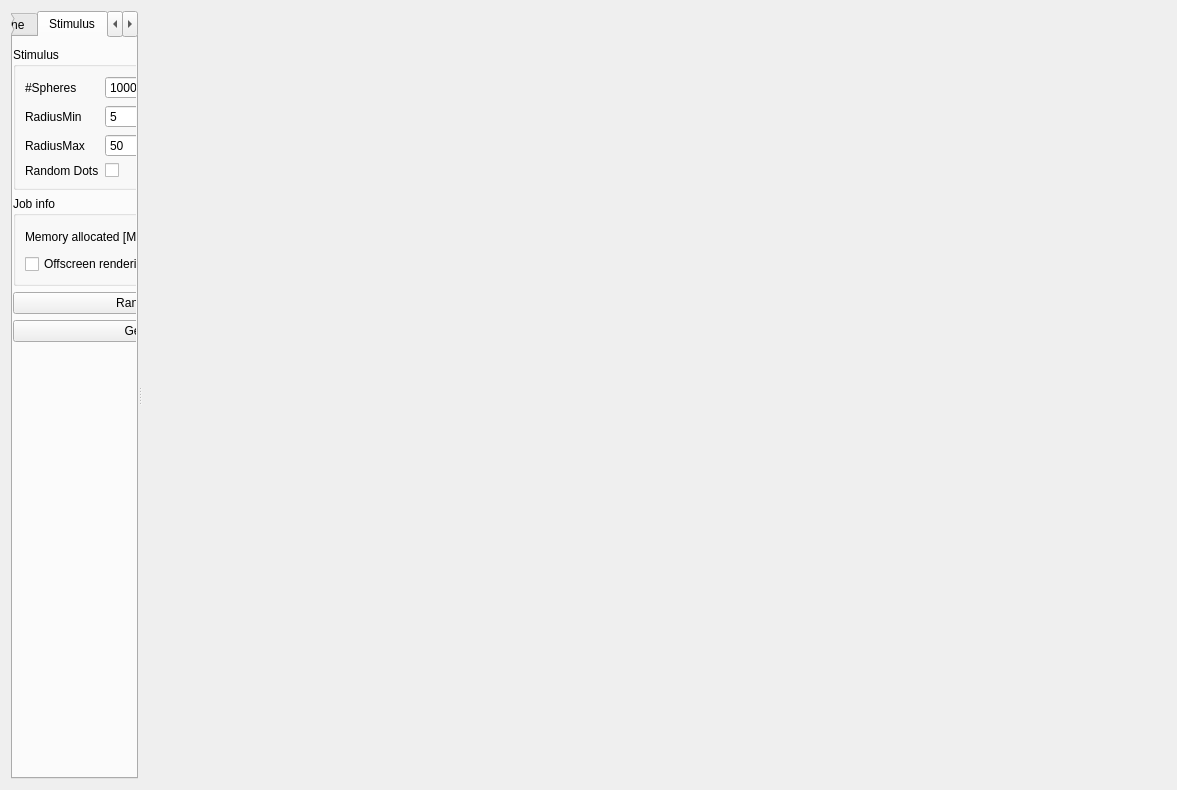
<?xml version="1.0" encoding="UTF-8"?>
<ui version="4.0">
 <class>VolvuxWidgetPage</class>
 <widget class="QWidget" name="VolvuxWidgetPage">
  <property name="geometry">
   <rect>
    <x>0</x>
    <y>0</y>
    <width>868</width>
    <height>596</height>
   </rect>
  </property>
  <property name="minimumSize">
   <size>
    <width>0</width>
    <height>0</height>
   </size>
  </property>
  <property name="maximumSize">
   <size>
    <width>99999</width>
    <height>99999</height>
   </size>
  </property>
  <property name="windowTitle">
   <string>Form</string>
  </property>
  <layout class="QHBoxLayout" name="horizontalLayout">
   <item>
    <widget class="QSplitter" name="splitter">
     <property name="orientation">
      <enum>Qt::Horizontal</enum>
     </property>
     <widget class="QTabWidget" name="tabWidget">
      <property name="sizePolicy">
       <sizepolicy hsizetype="Preferred" vsizetype="Preferred">
        <horstretch>0</horstretch>
        <verstretch>0</verstretch>
       </sizepolicy>
      </property>
      <property name="maximumSize">
       <size>
        <width>99999</width>
        <height>99999</height>
       </size>
      </property>
      <property name="currentIndex">
       <number>1</number>
      </property>
      <widget class="QWidget" name="tabScene">
       <attribute name="title">
        <string>Scene</string>
       </attribute>
       <widget class="QWidget" name="layoutWidget">
        <property name="geometry">
         <rect>
          <x>10</x>
          <y>10</y>
          <width>235</width>
          <height>726</height>
         </rect>
        </property>
        <layout class="QVBoxLayout" name="verticalLayout">
         <property name="spacing">
          <number>154</number>
         </property>
         <item>
          <widget class="QGroupBox" name="groupBox_3">
           <property name="title">
            <string>Texture Object Parameters</string>
           </property>
           <layout class="QVBoxLayout" name="verticalLayout_6">
            <item>
             <layout class="QFormLayout" name="formLayoutHelicoidParameters">
              <property name="fieldGrowthPolicy">
               <enum>QFormLayout::AllNonFixedFieldsGrow</enum>
              </property>
              <item row="0" column="0">
               <widget class="QLabel" name="labelOffsetX">
                <property name="text">
                 <string>OffsetX [mm]</string>
                </property>
               </widget>
              </item>
              <item row="0" column="1">
               <widget class="QDoubleSpinBox" name="doubleSpinBoxOffsetX">
                <property name="mouseTracking">
                 <bool>true</bool>
                </property>
                <property name="wrapping">
                 <bool>true</bool>
                </property>
                <property name="minimum">
                 <double>-500.000000000000000</double>
                </property>
                <property name="maximum">
                 <double>500.000000000000000</double>
                </property>
               </widget>
              </item>
              <item row="1" column="0">
               <widget class="QLabel" name="labelOffsetY">
                <property name="text">
                 <string>OffsetY [mm]</string>
                </property>
               </widget>
              </item>
              <item row="1" column="1">
               <widget class="QDoubleSpinBox" name="doubleSpinBoxOffsetY">
                <property name="mouseTracking">
                 <bool>true</bool>
                </property>
                <property name="wrapping">
                 <bool>true</bool>
                </property>
                <property name="minimum">
                 <double>-500.000000000000000</double>
                </property>
                <property name="maximum">
                 <double>500.000000000000000</double>
                </property>
               </widget>
              </item>
              <item row="2" column="0">
               <widget class="QLabel" name="labelOffsetZ">
                <property name="text">
                 <string>OffsetZ [mm]</string>
                </property>
               </widget>
              </item>
              <item row="2" column="1">
               <widget class="QDoubleSpinBox" name="doubleSpinBoxOffsetZ">
                <property name="mouseTracking">
                 <bool>true</bool>
                </property>
                <property name="wrapping">
                 <bool>true</bool>
                </property>
                <property name="minimum">
                 <double>-500.000000000000000</double>
                </property>
                <property name="maximum">
                 <double>500.000000000000000</double>
                </property>
               </widget>
              </item>
              <item row="3" column="0">
               <widget class="QLabel" name="labelObjectSize">
                <property name="text">
                 <string>ObjectSize [mm]</string>
                </property>
               </widget>
              </item>
              <item row="3" column="1">
               <widget class="QDoubleSpinBox" name="doubleSpinBoxObjectSize">
                <property name="maximum">
                 <double>600.000000000000000</double>
                </property>
                <property name="value">
                 <double>110.000000000000000</double>
                </property>
               </widget>
              </item>
             </layout>
            </item>
           </layout>
          </widget>
         </item>
         <item>
          <widget class="QGroupBox" name="groupBox_9">
           <property name="title">
            <string>Surface filter</string>
           </property>
           <layout class="QVBoxLayout" name="verticalLayout_12">
            <item>
             <layout class="QFormLayout" name="formLayout_4">
              <item row="0" column="0">
               <widget class="QLabel" name="thicknessLabel">
                <property name="text">
                 <string>Thickness</string>
                </property>
               </widget>
              </item>
              <item row="0" column="1">
               <widget class="QDoubleSpinBox" name="doubleSpinBoxSurfaceThickness">
                <property name="maximum">
                 <double>999990000.000000000000000</double>
                </property>
                <property name="value">
                 <double>0.500000000000000</double>
                </property>
               </widget>
              </item>
              <item row="1" column="0">
               <widget class="QLabel" name="secondOrderCoeffLabel">
                <property name="text">
                 <string>2nd order coeff</string>
                </property>
               </widget>
              </item>
              <item row="1" column="1">
               <widget class="QDoubleSpinBox" name="doubleSpinBox2ndOrderCoeff"/>
              </item>
              <item row="2" column="0">
               <widget class="QLabel" name="firstOrderCoeffLabel">
                <property name="text">
                 <string>1st order coeff</string>
                </property>
               </widget>
              </item>
              <item row="2" column="1">
               <widget class="QDoubleSpinBox" name="doubleSpinBox1stOrderCoeff"/>
              </item>
              <item row="3" column="0">
               <widget class="QLabel" name="zerothOrderCoeffLabel">
                <property name="text">
                 <string>0th order coeff</string>
                </property>
               </widget>
              </item>
              <item row="3" column="1">
               <widget class="QDoubleSpinBox" name="doubleSpinBox0thOrderCoeff"/>
              </item>
             </layout>
            </item>
           </layout>
          </widget>
         </item>
         <item>
          <widget class="QGroupBox" name="groupBox_7">
           <property name="title">
            <string>Helicoid Position Parameters</string>
           </property>
           <layout class="QVBoxLayout" name="verticalLayout_10">
            <item>
             <layout class="QFormLayout" name="formLayout_3">
              <item row="0" column="0">
               <widget class="QLabel" name="labelHelicoidCxMm">
                <property name="text">
                 <string>Helicoid Cx [mm]</string>
                </property>
               </widget>
              </item>
              <item row="0" column="1">
               <widget class="QDoubleSpinBox" name="doubleSpinboxHelicoidCxMm">
                <property name="minimum">
                 <double>-1000000.000000000000000</double>
                </property>
                <property name="maximum">
                 <double>1000000.000000000000000</double>
                </property>
               </widget>
              </item>
              <item row="1" column="0">
               <widget class="QLabel" name="labelHelicoidCyMm">
                <property name="text">
                 <string>Helicoid Cy [mm]</string>
                </property>
               </widget>
              </item>
              <item row="1" column="1">
               <widget class="QDoubleSpinBox" name="doubleSpinboxHelicoidCyMm">
                <property name="minimum">
                 <double>-1000000.000000000000000</double>
                </property>
                <property name="maximum">
                 <double>1000000.000000000000000</double>
                </property>
               </widget>
              </item>
              <item row="2" column="0">
               <widget class="QLabel" name="labelHelicoidCzMm">
                <property name="text">
                 <string>Helicoid Cz [mm]</string>
                </property>
               </widget>
              </item>
              <item row="2" column="1">
               <widget class="QDoubleSpinBox" name="doubleSpinboxHelicoidCzMm">
                <property name="minimum">
                 <double>-1000000.000000000000000</double>
                </property>
                <property name="maximum">
                 <double>1000000.000000000000000</double>
                </property>
               </widget>
              </item>
             </layout>
            </item>
           </layout>
          </widget>
         </item>
        </layout>
       </widget>
      </widget>
      <widget class="QWidget" name="tabStimulus">
       <attribute name="title">
        <string>Stimulus</string>
       </attribute>
       <widget class="QWidget" name="layoutWidget">
        <property name="geometry">
         <rect>
          <x>0</x>
          <y>10</y>
          <width>313</width>
          <height>461</height>
         </rect>
        </property>
        <layout class="QVBoxLayout" name="verticalLayout_2">
         <item>
          <widget class="QGroupBox" name="groupBox_2">
           <property name="title">
            <string>Stimulus</string>
           </property>
           <layout class="QVBoxLayout" name="verticalLayout_4">
            <item>
             <layout class="QFormLayout" name="formLayoutStimulusSettings">
              <property name="fieldGrowthPolicy">
               <enum>QFormLayout::AllNonFixedFieldsGrow</enum>
              </property>
              <item row="0" column="0">
               <widget class="QLabel" name="labelStimulusSpheresNumber">
                <property name="text">
                 <string>#Spheres</string>
                </property>
               </widget>
              </item>
              <item row="0" column="1">
               <widget class="QSpinBox" name="spinBoxStimulusNSpheres">
                <property name="maximum">
                 <number>100000</number>
                </property>
                <property name="value">
                 <number>1000</number>
                </property>
               </widget>
              </item>
              <item row="1" column="0">
               <widget class="QLabel" name="labelStimulusRadiusMin">
                <property name="text">
                 <string>RadiusMin</string>
                </property>
               </widget>
              </item>
              <item row="1" column="1">
               <widget class="QSpinBox" name="spinBoxStimulusSpheresRadiusMin">
                <property name="maximum">
                 <number>256</number>
                </property>
                <property name="value">
                 <number>5</number>
                </property>
               </widget>
              </item>
              <item row="2" column="0">
               <widget class="QLabel" name="labelStimulusRadiusMax">
                <property name="text">
                 <string>RadiusMax</string>
                </property>
               </widget>
              </item>
              <item row="2" column="1">
               <widget class="QSpinBox" name="spinBoxStimulusSpheresRadiusMax">
                <property name="minimum">
                 <number>1</number>
                </property>
                <property name="maximum">
                 <number>512</number>
                </property>
                <property name="value">
                 <number>50</number>
                </property>
               </widget>
              </item>
              <item row="3" column="0">
               <widget class="QLabel" name="randomDotsLabel">
                <property name="text">
                 <string>Random Dots</string>
                </property>
               </widget>
              </item>
              <item row="3" column="1">
               <widget class="QCheckBox" name="randomDotsCheckBox"/>
              </item>
             </layout>
            </item>
           </layout>
          </widget>
         </item>
         <item>
          <widget class="QGroupBox" name="groupBox">
           <property name="title">
            <string>Job info</string>
           </property>
           <layout class="QVBoxLayout" name="verticalLayout_3">
            <item>
             <layout class="QFormLayout" name="formLayout">
              <property name="fieldGrowthPolicy">
               <enum>QFormLayout::AllNonFixedFieldsGrow</enum>
              </property>
              <item row="0" column="0">
               <widget class="QLabel" name="labelMemoryAllocatedMB">
                <property name="text">
                 <string>Memory allocated [MB]</string>
                </property>
               </widget>
              </item>
              <item row="0" column="1">
               <widget class="QSpinBox" name="spinBoxMemoryAllocated">
                <property name="enabled">
                 <bool>true</bool>
                </property>
                <property name="statusTip">
                 <string>Size of current frames on client</string>
                </property>
                <property name="readOnly">
                 <bool>true</bool>
                </property>
                <property name="maximum">
                 <number>999999999</number>
                </property>
               </widget>
              </item>
              <item row="1" column="0">
               <widget class="QCheckBox" name="checkBoxUseOffscreenRendering">
                <property name="text">
                 <string>Offscreen rendering</string>
                </property>
               </widget>
              </item>
             </layout>
            </item>
           </layout>
          </widget>
         </item>
         <item>
          <widget class="QPushButton" name="pushButtonStimulusRandomizeSpheres">
           <property name="text">
            <string>Randomize spheres</string>
           </property>
          </widget>
         </item>
         <item>
          <widget class="QPushButton" name="pushButtonGenerateFrames">
           <property name="text">
            <string>Generate frames</string>
           </property>
          </widget>
         </item>
         <item>
          <spacer name="verticalSpacer">
           <property name="orientation">
            <enum>Qt::Vertical</enum>
           </property>
           <property name="sizeHint" stdset="0">
            <size>
             <width>20</width>
             <height>40</height>
            </size>
           </property>
          </spacer>
         </item>
        </layout>
       </widget>
      </widget>
      <widget class="QWidget" name="tabProjector">
       <attribute name="title">
        <string>Projector Sequence</string>
       </attribute>
       <widget class="QWidget" name="layoutWidget">
        <property name="geometry">
         <rect>
          <x>10</x>
          <y>10</y>
          <width>351</width>
          <height>741</height>
         </rect>
        </property>
        <layout class="QVBoxLayout" name="verticalLayout_20">
         <item>
          <widget class="QGroupBox" name="groupBox_6">
           <property name="title">
            <string>Projector current sequences</string>
           </property>
           <layout class="QHBoxLayout" name="horizontalLayout_3">
            <item>
             <widget class="QListWidget" name="listWidgetSequences">
              <property name="sizePolicy">
               <sizepolicy hsizetype="Expanding" vsizetype="Expanding">
                <horstretch>0</horstretch>
                <verstretch>0</verstretch>
               </sizepolicy>
              </property>
              <property name="minimumSize">
               <size>
                <width>0</width>
                <height>0</height>
               </size>
              </property>
             </widget>
            </item>
            <item>
             <layout class="QVBoxLayout" name="verticalLayout_9">
              <item>
               <widget class="QPushButton" name="pushButtonProjectorStartProjection">
                <property name="text">
                 <string>Start projection</string>
                </property>
               </widget>
              </item>
              <item>
               <widget class="QPushButton" name="pushButtonProjectorStopProjection">
                <property name="text">
                 <string>Stop projection</string>
                </property>
               </widget>
              </item>
              <item>
               <widget class="QPushButton" name="pushButtonUploadCurrentSequence">
                <property name="text">
                 <string>Upload Sequence</string>
                </property>
               </widget>
              </item>
              <item>
               <widget class="QPushButton" name="pushButtonProjectorChangeSequence">
                <property name="text">
                 <string>Change to sequence</string>
                </property>
               </widget>
              </item>
              <item>
               <widget class="QPushButton" name="pushButtonRemoveSequence">
                <property name="text">
                 <string>Remove sequence</string>
                </property>
               </widget>
              </item>
              <item>
               <spacer name="verticalSpacer_4">
                <property name="orientation">
                 <enum>Qt::Vertical</enum>
                </property>
                <property name="sizeHint" stdset="0">
                 <size>
                  <width>20</width>
                  <height>40</height>
                 </size>
                </property>
               </spacer>
              </item>
             </layout>
            </item>
           </layout>
          </widget>
         </item>
        </layout>
       </widget>
      </widget>
      <widget class="QWidget" name="tabExperiment">
       <attribute name="title">
        <string>Experiment</string>
       </attribute>
       <widget class="QWidget" name="layoutWidget">
        <property name="geometry">
         <rect>
          <x>50</x>
          <y>10</y>
          <width>258</width>
          <height>635</height>
         </rect>
        </property>
        <layout class="QVBoxLayout" name="verticalLayout_5">
         <item>
          <widget class="QPushButton" name="pushButtonStartExperiment">
           <property name="text">
            <string>Start Experiment</string>
           </property>
          </widget>
         </item>
         <item>
          <widget class="QGroupBox" name="groupBoxDeBrujinRandomization">
           <property name="title">
            <string>DeBrujin Randomization Parameters</string>
           </property>
           <layout class="QVBoxLayout" name="verticalLayout_15">
            <item>
             <layout class="QFormLayout" name="formLayout_7">
              <item row="0" column="0">
               <widget class="QLabel" name="subsequenceLenghtLabel">
                <property name="text">
                 <string>Subsequence lenght</string>
                </property>
               </widget>
              </item>
              <item row="0" column="1">
               <widget class="QSpinBox" name="subsequenceLenghtSpinBox">
                <property name="toolTip">
                 <string>The lenght of a subsequence of trials.</string>
                </property>
                <property name="value">
                 <number>1</number>
                </property>
               </widget>
              </item>
              <item row="1" column="0">
               <widget class="QLabel" name="subsequenceRepetitionsLabel">
                <property name="text">
                 <string>Subsequence repetitions</string>
                </property>
               </widget>
              </item>
              <item row="1" column="1">
               <widget class="QSpinBox" name="subsequenceRepetitionsSpinBox">
                <property name="toolTip">
                 <string>The repetition of a given subsequence.</string>
                </property>
                <property name="value">
                 <number>1</number>
                </property>
               </widget>
              </item>
              <item row="2" column="0">
               <widget class="QLabel" name="preRandomizeLabel">
                <property name="text">
                 <string>Pre Randomize</string>
                </property>
               </widget>
              </item>
              <item row="2" column="1">
               <widget class="QCheckBox" name="preRandomizeCheckBox">
                <property name="toolTip">
                 <string>Prerandomize the subsequence. It allows to have different debrujin sequences for every experiment otherwise the same standard sequence is created.</string>
                </property>
                <property name="checked">
                 <bool>true</bool>
                </property>
               </widget>
              </item>
             </layout>
            </item>
           </layout>
          </widget>
         </item>
         <item>
          <widget class="QGroupBox" name="groupBoxExperimentParameters">
           <property name="title">
            <string>Experiment parameters</string>
           </property>
           <layout class="QVBoxLayout" name="verticalLayout_13">
            <item>
             <layout class="QFormLayout" name="formLayout_5">
              <item row="0" column="0">
               <widget class="QLabel" name="factorCurvatureLabel">
                <property name="text">
                 <string>Factor Curvature</string>
                </property>
               </widget>
              </item>
              <item row="0" column="1">
               <widget class="QLineEdit" name="factorCurvatureLineEdit">
                <property name="toolTip">
                 <string>Insert the curvatures separated by spaces, the factors are then generated.</string>
                </property>
                <property name="text">
                 <string>60 120 240</string>
                </property>
               </widget>
              </item>
              <item row="1" column="0">
               <widget class="QLabel" name="repetitionsLabel">
                <property name="text">
                 <string>Repetitions</string>
                </property>
               </widget>
              </item>
              <item row="1" column="1">
               <widget class="QSpinBox" name="repetitionsSpinBox">
                <property name="minimum">
                 <number>1</number>
                </property>
               </widget>
              </item>
              <item row="2" column="0">
               <widget class="QLabel" name="randomizeLabel">
                <property name="text">
                 <string>Randomize</string>
                </property>
               </widget>
              </item>
              <item row="2" column="1">
               <layout class="QVBoxLayout" name="verticalLayout_17">
                <item>
                 <widget class="QRadioButton" name="radioButtonRandomizeNone">
                  <property name="toolTip">
                   <string>&lt;html&gt;&lt;head/&gt;&lt;body&gt;&lt;p&gt;Present trials in the same order as specified in the factor levels.&lt;/p&gt;&lt;/body&gt;&lt;/html&gt;</string>
                  </property>
                  <property name="text">
                   <string>No randomization</string>
                  </property>
                  <property name="checked">
                   <bool>true</bool>
                  </property>
                 </widget>
                </item>
                <item>
                 <widget class="QRadioButton" name="radioButtonRandomizeExtrablock">
                  <property name="toolTip">
                   <string>&lt;html&gt;&lt;head/&gt;&lt;body&gt;&lt;p&gt;Randomize over the blocks (over the whole experiment). It is possible that two consecutive trials have the same factors.&lt;/p&gt;&lt;/body&gt;&lt;/html&gt;</string>
                  </property>
                  <property name="text">
                   <string>Extra-block</string>
                  </property>
                 </widget>
                </item>
                <item>
                 <widget class="QRadioButton" name="radioButtonRandomizeIntraBlock">
                  <property name="toolTip">
                   <string>&lt;html&gt;&lt;head/&gt;&lt;body&gt;&lt;p&gt;Randomize within the block. Factor levels are shuffled within the repetition block.&lt;/p&gt;&lt;/body&gt;&lt;/html&gt;</string>
                  </property>
                  <property name="text">
                   <string>Intra-block</string>
                  </property>
                 </widget>
                </item>
                <item>
                 <widget class="QRadioButton" name="radioButtonRandomizeNoConsecutiv">
                  <property name="toolTip">
                   <string>&lt;html&gt;&lt;head/&gt;&lt;body&gt;&lt;p align=&quot;justify&quot;&gt;Randomize the trials in such a way that no two consecutive trials have the same factor levels.&lt;/p&gt;&lt;/body&gt;&lt;/html&gt;</string>
                  </property>
                  <property name="text">
                   <string>No consecutive</string>
                  </property>
                 </widget>
                </item>
                <item>
                 <widget class="QRadioButton" name="radioButtonDeBrujin">
                  <property name="toolTip">
                   <string>&lt;html&gt;&lt;head/&gt;&lt;body&gt;&lt;p align=&quot;justify&quot;&gt;The trials are presented in such a order that every possible combination of&lt;br/&gt;&lt;span style=&quot; font-style:italic;&quot;&gt;subsequence length&lt;/span&gt; factors is presented &lt;span style=&quot; font-style:italic;&quot;&gt;subsequence repetitions &lt;/span&gt;times. &lt;/p&gt;&lt;/body&gt;&lt;/html&gt;</string>
                  </property>
                  <property name="text">
                   <string>De Brujin</string>
                  </property>
                 </widget>
                </item>
               </layout>
              </item>
             </layout>
            </item>
           </layout>
          </widget>
         </item>
         <item>
          <widget class="QGroupBox" name="groupBox_10">
           <property name="title">
            <string>External Monitor Settings</string>
           </property>
           <layout class="QVBoxLayout" name="verticalLayout_24">
            <item>
             <layout class="QFormLayout" name="formLayout_8">
              <property name="fieldGrowthPolicy">
               <enum>QFormLayout::AllNonFixedFieldsGrow</enum>
              </property>
              <item row="0" column="0">
               <widget class="QLabel" name="monitorWidthMMLabel">
                <property name="text">
                 <string>Monitor Width MM</string>
                </property>
               </widget>
              </item>
              <item row="0" column="1">
               <widget class="QDoubleSpinBox" name="monitorWidthMMDoubleSpinBox">
                <property name="toolTip">
                 <string>The width of stimuli presentation monitor in millimeters.</string>
                </property>
                <property name="maximum">
                 <double>10000.000000000000000</double>
                </property>
                <property name="value">
                 <double>300.000000000000000</double>
                </property>
               </widget>
              </item>
              <item row="1" column="0">
               <widget class="QLabel" name="monitorHeightMMLabel">
                <property name="text">
                 <string>Monitor Height MM</string>
                </property>
               </widget>
              </item>
              <item row="1" column="1">
               <widget class="QDoubleSpinBox" name="monitorHeightMMDoubleSpinBox">
                <property name="toolTip">
                 <string>The height of stimuli presentation monitor in millimeters.</string>
                </property>
                <property name="maximum">
                 <double>10000.000000000000000</double>
                </property>
                <property name="value">
                 <double>200.000000000000000</double>
                </property>
               </widget>
              </item>
              <item row="2" column="0">
               <widget class="QLabel" name="monitorResolutionXLabel">
                <property name="text">
                 <string>Monitor Resolution X</string>
                </property>
               </widget>
              </item>
              <item row="2" column="1">
               <widget class="QSpinBox" name="monitorResolutionXSpinBox">
                <property name="toolTip">
                 <string>The horizontal resolution of stimuli presentation monitor in pixels.</string>
                </property>
                <property name="maximum">
                 <number>10000</number>
                </property>
                <property name="value">
                 <number>1280</number>
                </property>
               </widget>
              </item>
              <item row="3" column="0">
               <widget class="QLabel" name="monitorResolutionYLabel">
                <property name="text">
                 <string>Monitor Resolution Y</string>
                </property>
               </widget>
              </item>
              <item row="3" column="1">
               <widget class="QSpinBox" name="monitorResolutionYSpinBox">
                <property name="toolTip">
                 <string>The vertical resolution of stimuli presentation monitor in pixels.</string>
                </property>
                <property name="maximum">
                 <number>10000</number>
                </property>
                <property name="value">
                 <number>1024</number>
                </property>
               </widget>
              </item>
             </layout>
            </item>
           </layout>
          </widget>
         </item>
         <item>
          <widget class="QGroupBox" name="groupBoxExperimentInfo">
           <property name="title">
            <string>Running experiment information</string>
           </property>
           <layout class="QVBoxLayout" name="verticalLayout_16">
            <item>
             <widget class="QPlainTextEdit" name="plainTextExperimentInfo"/>
            </item>
           </layout>
          </widget>
         </item>
        </layout>
       </widget>
      </widget>
     </widget>
     <widget class="VolvuxWidget" name="widget" native="true">
      <property name="enabled">
       <bool>true</bool>
      </property>
      <property name="minimumSize">
       <size>
        <width>1024</width>
        <height>768</height>
       </size>
      </property>
     </widget>
    </widget>
   </item>
  </layout>
 </widget>
 <customwidgets>
  <customwidget>
   <class>VolvuxWidget</class>
   <extends>QWidget</extends>
   <header location="global">VolvuxWidget.h</header>
   <container>1</container>
  </customwidget>
 </customwidgets>
 <resources/>
 <connections/>
</ui>
